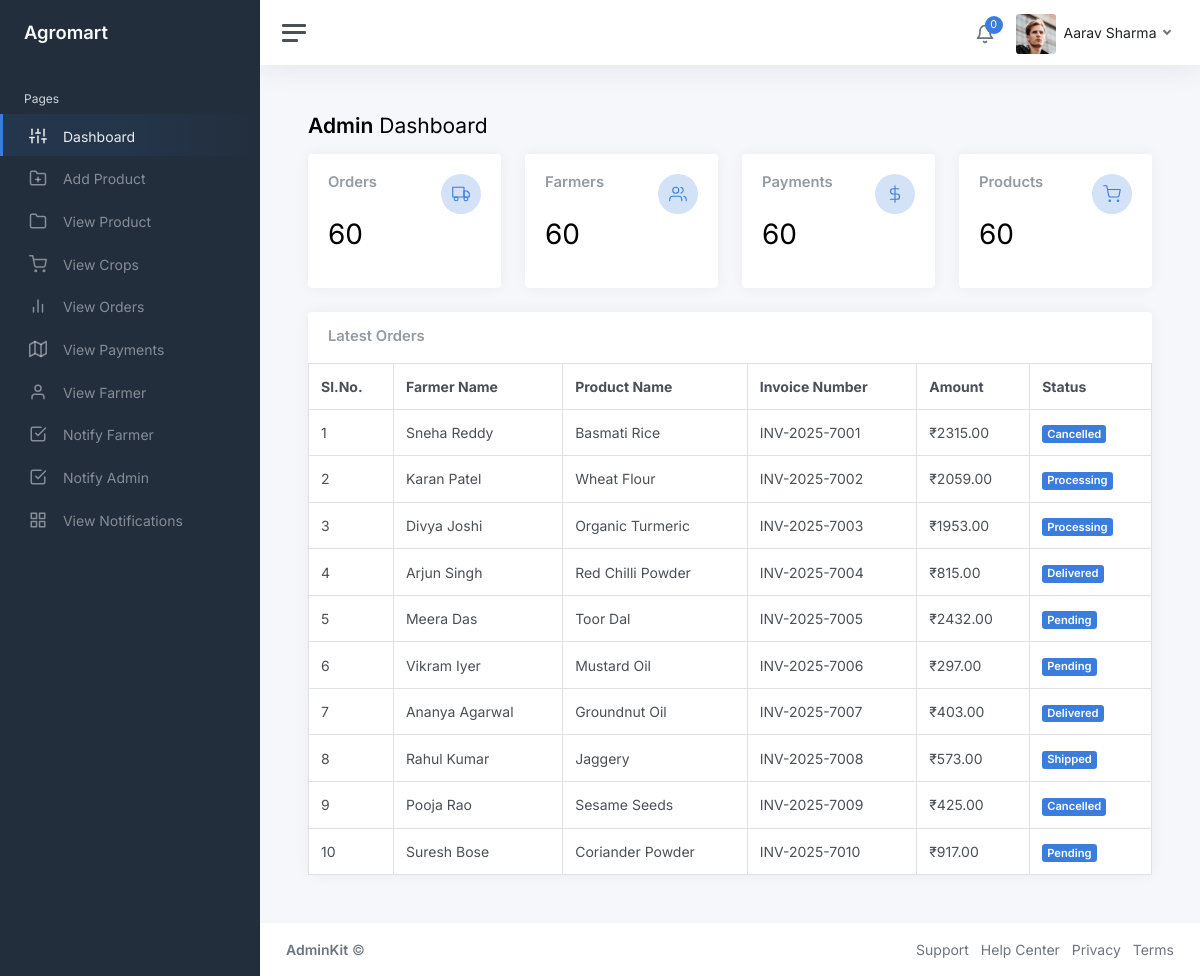
Page /consumer/home.php (signed in) on the committed database.
### tables this page shows
CREATE TABLE IF NOT EXISTS `orders` (
  `order_id` int NOT NULL AUTO_INCREMENT,
  `farmer_id` int NOT NULL,
  `product_id` int NOT NULL,
  `invoice_number` varchar(30) NOT NULL,
  `amount` int NOT NULL,
  `status` varchar(30) NOT NULL,
  `datetime` timestamp NOT NULL DEFAULT CURRENT_TIMESTAMP,
  PRIMARY KEY (`order_id`)
);

CREATE TABLE IF NOT EXISTS `farmers` (
  `farmer_id` int NOT NULL AUTO_INCREMENT,
  `farmer_name` varchar(30) NOT NULL,
  `farmer_email` varchar(30) NOT NULL,
  `farmer_contact_number` varchar(12) NOT NULL,
  `farmer_address` text NOT NULL,
  `farmer_username` varchar(30) NOT NULL,
  `farmer_password` varchar(30) NOT NULL,
  PRIMARY KEY (`farmer_id`)
);

CREATE TABLE IF NOT EXISTS `products` (
  `product_id` int NOT NULL AUTO_INCREMENT,
  `product_name` varchar(30) NOT NULL,
  `product_description` text NOT NULL,
  `product_amount` int NOT NULL,
  `consumer_id` int NOT NULL,
  `image_location` text NOT NULL,
  PRIMARY KEY (`product_id`)
);

### consumer/home.php (the view, shortened to what this page needs)
<?php
include './includes/connection.php';
?>
<!DOCTYPE html>
<html lang="en">
<head>
	<link href="css/app.css" rel="stylesheet">
</head>
<body>
	<div class="wrapper">
		<?php include('./includes/sidebar.php'); ?>
		<div class="main">
			<?php include('./includes/navbar.php'); ?>
			<main class="content">
				<div class="container-fluid p-0">
					<h1 class="h3 mb-3"><strong>Admin</strong> Dashboard</h1>
					<div class="row">
						<div class="col-12 d-flex">
							<div class="w-100">
								<div class="row">
									<div class="col-3">
										<div class="card">
											<div class="card-body">
												<div class="row">
													<div class="col mt-0">
														<h5 class="card-title">Orders</h5>
													</div>
													<div class="col-auto">
														<div class="stat text-primary">
															<i class="align-middle" data-feather="truck"></i>
														</div>
													</div>
												</div>
												<h1 class="mt-1 mb-3">
												<?php
													echo mysqli_num_rows(mysqli_query($con,"SELECT * from orders"));
												?>
												</h1>
											</div>
										</div>
									</div>
									<div class="col-3">
										<div class="card">
											<div class="card-body">
												<div class="row">
													<div class="col mt-0">
														<h5 class="card-title">Farmers</h5>
													</div>
													<div class="col-auto">
														<div class="stat text-primary">
															<i class="align-middle" data-feather="users"></i>
														</div>
													</div>
												</div>
												<h1 class="mt-1 mb-3">
												<?php
													echo mysqli_num_rows(mysqli_query($con,"SELECT * from farmers"));
												?>
												</h1>
											</div>
										</div>
									</div>
									<div class="col-3">
										<div class="card">
											<div class="card-body">
												<div class="row">
													<div class="col mt-0">
														<h5 class="card-title">Payments</h5>
													</div>
													<div class="col-auto">
														<div class="stat text-primary">
															<i class="align-middle" data-feather="dollar-sign"></i>
														</div>
													</div>
												</div>
												<h1 class="mt-1 mb-3">
													<?php
														echo mysqli_num_rows(mysqli_query($con,"SELECT * from payments"));
													?>
												</h1>
											</div>
										</div>
									</div>
									<div class="col-3">
										<div class="card">
											<div class="card-body">
												<div class="row">
													<div class="col mt-0">
														<h5 class="card-title">Products</h5>
													</div>
													<div class="col-auto">
														<div class="stat text-primary">
															<i class="align-middle" data-feather="shopping-cart"></i>
														</div>
													</div>
												</div>
												<h1 class="mt-1 mb-3">
													<?php
														echo mysqli_num_rows(mysqli_query($con,"SELECT * from products"));
													?>
												</h1>
											</div>
										</div>
									</div>
								</div>
							</div>
						</div>
					</div>
					<div class="row">
						<div class="col-12 d-flex">
							<div class="card flex-fill">
								<div class="card-header">
									<h5 class="card-title mb-0">Latest Orders</h5>
								</div>
								<table class="table table-bordered my-0">
									<thead>
										<tr>
											<th>Sl.No.</th>
											<th class="d-none d-xl-table-cell">Farmer Name</th>
											<th class="d-none d-xl-table-cell">Product Name</th>
											<th class="d-none d-xl-table-cell">Invoice Number</th>
											<th class="d-none d-xl-table-cell">Amount</th>
											<th>Status</th>
										</tr>
									</thead>
									<tbody>
										<?php
											$query=mysqli_query($con,"SELECT f.farmer_name, p.product_name, o.invoice_number, o.amount, o.status from orders O
											left join farmers F on O.farmer_id=F.farmer_id
											left join products P on P.product_id=O.product_id
											limit 10") or die(mysqli_error($con));
											if(mysqli_num_rows($query)){
												$i=1;
												while($row=mysqli_fetch_array($query)){
										?>
										<tr>
											<td><?php echo $i; ?></td>
											<td class="d-none d-xl-table-cell"><?php echo $row['farmer_name']; ?></td>
											<td class="d-none d-xl-table-cell"><?php echo $row['product_name']; ?></td>
											<td class="d-none d-xl-table-cell"><?php echo $row['invoice_number']; ?></td>
											<td class="d-none d-md-table-cell">&#8377;<?php echo $row['amount']; ?>.00</td>
											<td><span class="badge bg-primary"><?php echo $row['status']; ?></span></td>
										</tr>
										<?php
												$i++;
												}
											}
										?>
									</tbody>
								</table>
							</div>
						</div>
					</div>
				</div>
			</main>
			<?php include('./includes/footer.php'); ?>
		</div>
	</div>
</body>
</html>

### rows in the picture
orders: farmer.farmer_name "Sneha Reddy", product.product_name "Basmati Rice", invoice_number "INV-2025-7001", amount "2315", status "Cancelled"
orders: farmer.farmer_name "Karan Patel", product.product_name "Wheat Flour", invoice_number "INV-2025-7002", amount "2059", status "Processing"
orders: farmer.farmer_name "Divya Joshi", product.product_name "Organic Turmeric", invoice_number "INV-2025-7003", amount "1953", status "Processing"
orders: farmer.farmer_name "Arjun Singh", product.product_name "Red Chilli Powder", invoice_number "INV-2025-7004", amount "815", status "Delivered"
orders: farmer.farmer_name "Meera Das", product.product_name "Toor Dal", invoice_number "INV-2025-7005", amount "2432", status "Pending"
orders: farmer.farmer_name "Vikram Iyer", product.product_name "Mustard Oil", invoice_number "INV-2025-7006", amount "297", status "Pending"
orders: farmer.farmer_name "Ananya Agarwal", product.product_name "Groundnut Oil", invoice_number "INV-2025-7007", amount "403", status "Delivered"
orders: farmer.farmer_name "Rahul Kumar", product.product_name "Jaggery", invoice_number "INV-2025-7008", amount "573", status "Shipped"
orders: farmer.farmer_name "Pooja Rao", product.product_name "Sesame Seeds", invoice_number "INV-2025-7009", amount "425", status "Cancelled"
orders: farmer.farmer_name "Suresh Bose", product.product_name "Coriander Powder", invoice_number "INV-2025-7010", amount "917", status "Pending"

### other values in the picture
$Count "0"
$Name "Aarav Sharma"
mysqli_num_rows(mysqli_query($con,"SELECT * from orders")) "60"
mysqli_num_rows(mysqli_query($con,"SELECT * from farmers")) "60"
mysqli_num_rows(mysqli_query($con,"SELECT * from payments")) "60"
mysqli_num_rows(mysqli_query($con,"SELECT * from products")) "60"
